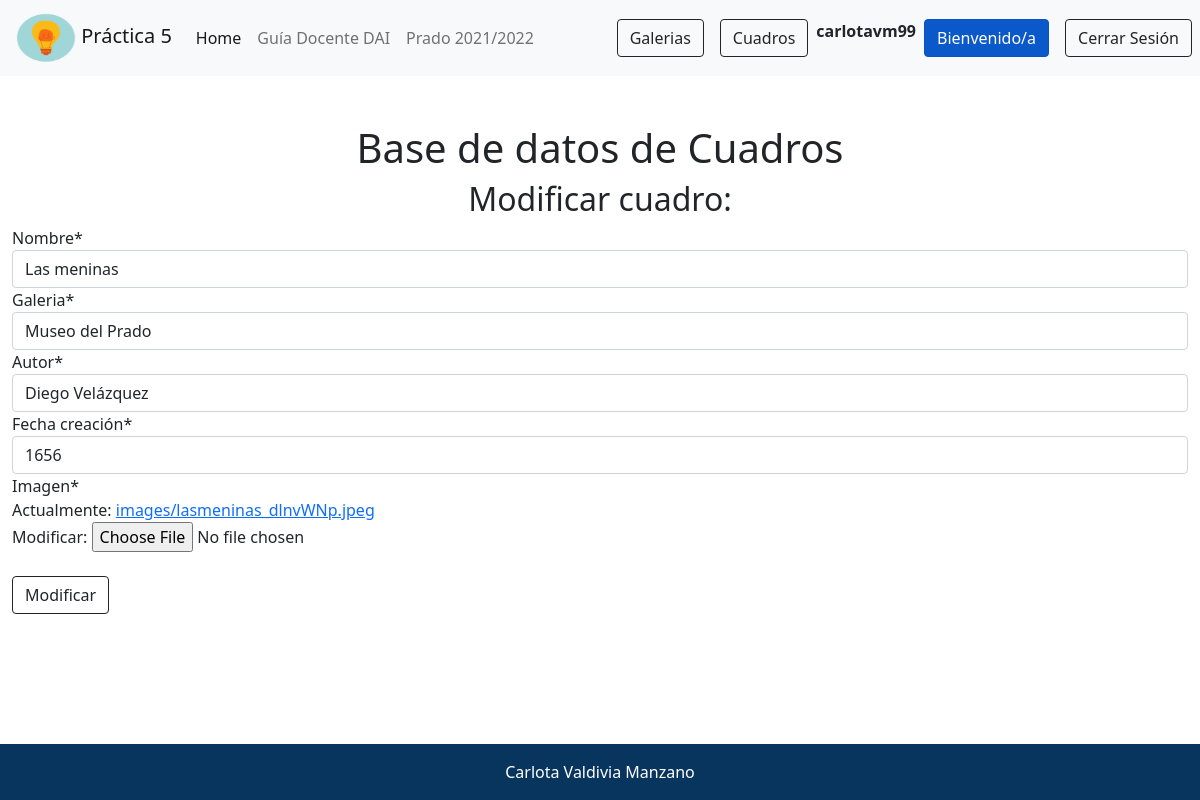
The app's page /cuadros/modificar/Las meninas (signed in) with its own data.
### galerias/models.py (models this page shows)
class Cuadro(models.Model):
  nombre           = models.CharField(max_length=100)
  galeria          = models.ForeignKey(Galeria, on_delete=models.CASCADE)
  autor            = models.CharField(max_length=100)
  fecha_creación   = models.CharField(max_length=100)
  imagen           = models.ImageField(upload_to='images/', default='images/default-image.png')

class Galeria(models.Model):
  nombre     = models.CharField(max_length=200)
  dirección  = models.CharField(max_length=100)
  def __str__(self):
    return self.nombre

### galerias/views.py (the view)
# urls.py: path('cuadros/modificar/<str:pk>', views.modificarCuadro, name='modificar_cuadro'),
@staff_member_required
def modificarCuadro(request, pk):
    error = None
    cuadro = Cuadro.objects.get(nombre=pk)
    if request.method == "POST":
        form = CuadroForm(request.POST, request.FILES, instance=cuadro)
        if form.is_valid():
            form.save()
            return redirect('lista_cuadros')
        else:
            error = form.errors
    else:
        form = CuadroForm(instance=cuadro)
    return render(request, 'modificar_cuadro.html', {'form':form, 'error':error})

### galerias/forms.py
class CuadroForm(forms.ModelForm):
    class Meta:
        model = Cuadro
        fields = ('nombre', 'galeria', 'autor', 'fecha_creación', 'imagen')

### galerias/templates/modificar_cuadro.html (shortened to what this page needs)
{%extends "base.html" %}
{%block content %}
<h1 class="text-center">Base de datos de Cuadros </h1>
{% load crispy_forms_tags %}
    <div class="row">
        <div class="text-center">
            <h2>Modificar cuadro:</h2>
        </div>
        <form method="POST" enctype="multipart/form-data">
            {{ form|crispy }}
            <br>
                <button type="submit" class="btn btn-outline-dark text-center">Modificar</button>
        </form>
    </div>
{% endblock %}

### galerias/templates/base.html (shortened to what this page needs)
<!doctype html>
{% load static %}
<html lang="en">
	<head>
		<link href="https://cdn.jsdelivr.net/npm/bootstrap@5.1.3/dist/css/bootstrap.min.css" rel="stylesheet">
	</head>
	<body>
		<header>
		<nav class="navbar navbar-expand-lg navbar-light bg-light" >
			<a class="navbar-brand ms-3" href="/#">
				<img src="{% static 'logo.png' %}" width="60px" height="50px">
				Práctica 5
			</a>
			<div class="collapse navbar-collapse" id="navbarSupportedContent">
				<ul class="navbar-nav mr-auto">
					<li class="nav-item active">
						<a class="nav-link active" href="/#">Home</a>
					</li>
					<li class="nav-item active">
						<a class="nav-link" href="https://grados.ugr.es/ramas/ingenieria-arquitectura/grado-ingenieria-informatica/desarrollo-aplicaciones-internet-especialidad-tecnologias-la-informacion/guia-docente">Guía Docente DAI</a>
					</li>
					<li class="nav-item active">
						<a class="nav-link" href="https://pradogrado2122.ugr.es/auth/saml/login.php">Prado 2021/2022</a>
					</li>
				</ul>
				<ul class="nav navbar-nav ms-auto">
					<a href="{% url 'lista_galerias' %}" class="btn btn-outline-dark my-2 my-sm-0 ms-2 me-2" role="button" aria-pressed="true">Galerias</a>
					<a href="{% url 'lista_cuadros' %}" class="btn btn-outline-dark my-2 my-sm-0 ms-2 me-2" role="button" aria-pressed="true">Cuadros</a>
					{% if request.user.is_authenticated %}
					<strong id="username">{{request.user}}</strong>
					<div class="btn-group mr-1 ms-2 me-2">
						<a  class="btn btn-primary active">
							 Bienvenido/a
					</a>
					</div>
					<a href="/accounts/logout" class="btn btn-outline-dark my-2 my-sm-0 ms-2 me-2" role="button" aria-pressed="true">Cerrar Sesión</a>
					{% else %}
					<a href="/accounts/login" class="btn btn-outline-dark my-2 my-sm-0 ms-2 me-2" role="button" aria-pressed="true">Iniciar Sesión</a>
					<a href="/accounts/signup" class="btn btn-outline-dark my-2 my-sm-0 ms-2 me-2" role="button" aria-pressed="true">Regístrate</a>
					{% endif %}
				</ul>
			</div>
		</nav>
		</header>
		<div class="container-fluid">
			<div class="col-sm mt-5">
				{% block content %}
				{% endblock %}
				<br>
				<br>
				<br>
				<br>
				<br>
				<br>
			</div>
		</div>
		<footer class="text-center text-white fixed-bottom" style="background-color: #0a4275;">
			<div class="text-center p-3" style="background-color: rgba(0, 0, 0, 0.2);">
				Carlota Valdivia Manzano
			</div>
		</footer>
	</body>
</html>

### records on screen
Cuadro: nombre "Las meninas", galeria "Museo del Prado", autor "Diego Velázquez", fecha_creación "1656"

### other values on screen
{{ request.user }} "carlotavm99"
